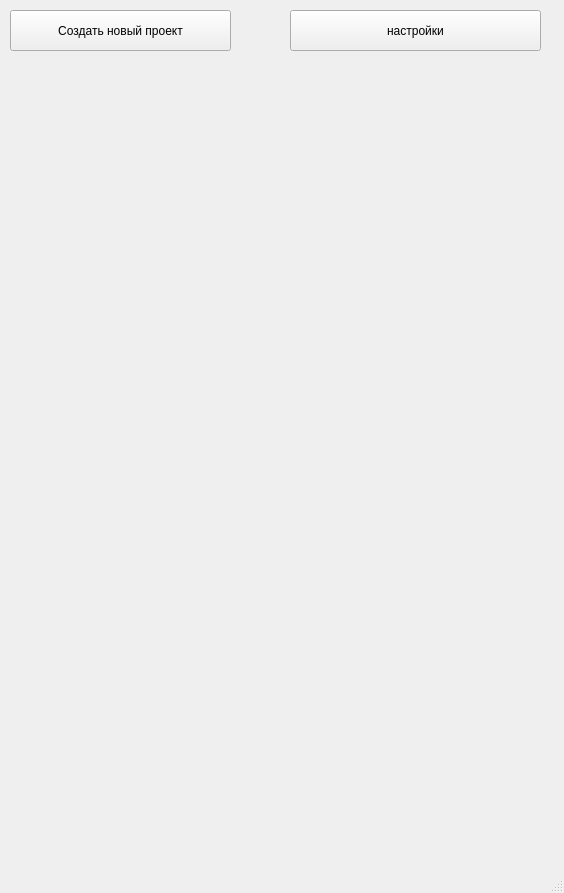
<?xml version="1.0" encoding="UTF-8"?>
<ui version="4.0">
 <class>PYQTProjectManager</class>
 <widget class="QMainWindow" name="PYQTProjectManager">
  <property name="geometry">
   <rect>
    <x>0</x>
    <y>0</y>
    <width>564</width>
    <height>893</height>
   </rect>
  </property>
  <property name="windowTitle">
   <string>PYQTProjectManager</string>
  </property>
  <widget class="QWidget" name="centralwidget">
   <widget class="QPushButton" name="createProjectBtn">
    <property name="geometry">
     <rect>
      <x>10</x>
      <y>10</y>
      <width>221</width>
      <height>41</height>
     </rect>
    </property>
    <property name="text">
     <string>Создать новый проект</string>
    </property>
   </widget>
   <widget class="QPushButton" name="settingButton">
    <property name="geometry">
     <rect>
      <x>290</x>
      <y>10</y>
      <width>251</width>
      <height>41</height>
     </rect>
    </property>
    <property name="text">
     <string>настройки</string>
    </property>
   </widget>
   <widget class="QWidget" name="verticalLayoutWidget">
    <property name="geometry">
     <rect>
      <x>29</x>
      <y>89</y>
      <width>511</width>
      <height>771</height>
     </rect>
    </property>
    <layout class="QVBoxLayout" name="verticalLayout">
     <property name="sizeConstraint">
      <enum>QLayout::SetNoConstraint</enum>
     </property>
    </layout>
   </widget>
  </widget>
  <widget class="QStatusBar" name="statusbar"/>
 </widget>
 <resources/>
 <connections/>
</ui>
